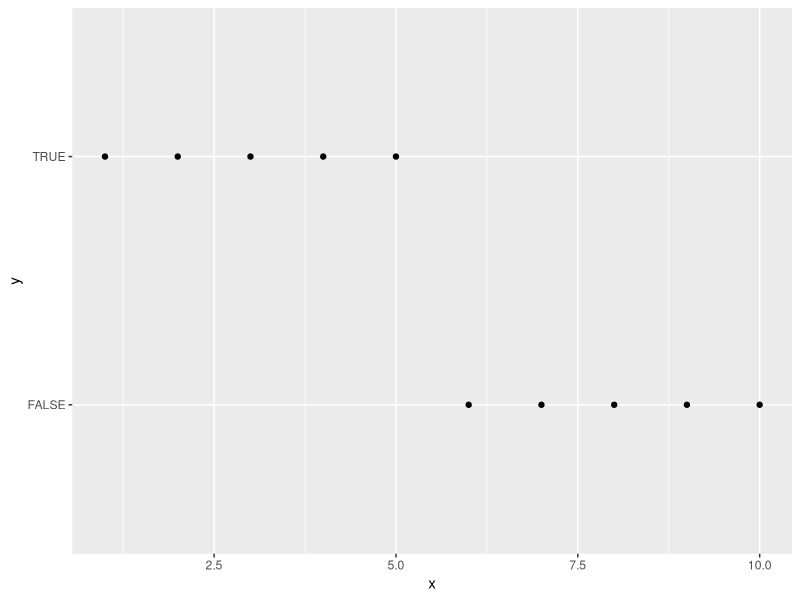

Generate this figure with R:
library(Matrix)
library(MASS)
library(tidyverse)

N = 10

Q = matrix(0, nrow = N, ncol = N)
for(i in 1:(N - 1)) {
  Q[i, i] = 30
  Q[i, i + 1] = -30
}
Q[N, N] = 30
Q[1, N] = 30
Q = Q + t(Q)
H = solve(Q * 1e0)

list(x = 1:N,
     y = mvrnorm(1, rep(0, N), H) > 0.0) %>%
  as.tibble %>%
  ggplot(aes(x, y)) +
  geom_point()

M = 10000
pc = rep(0, N)
for(m in 1:M) {
  pc = pc + (mvrnorm(1, rep(0, N), H) > 0.0) * 1
}
pc = pc / M

i2b = function(i) {
  intToBits(i)[1:N] %>%
    as.integer %>%
    as.vector
}

p = rep(0, N)
for(i in 1:(2^N)) {
  x = i2b(i)
  
  p[i] = exp(-t(x) %*% Q %*% x)
}
p = p / sum(p)

M = 10000
pd = rep(0, N)
for(m in 1:M) {
  pd = pd + i2b(sample(1:(2^N), 1, prob = p))
}
pd = pd / M

map(1:200, ~ i2b(sample(1:(2^N), 1, prob = p))) %>%
  do.call(rbind, .) %>%
  cov

map(1:200, ~ (mvrnorm(1, rep(0, N), H) > 0.0) * 1) %>%
  do.call(rbind, .) %>%
  cov

pd = rep(0, N)
for(i in 1:(2^N)) {
  x = intToBits(i)[1:N] %>%
    as.integer %>%
    as.vector
  
  pd = pd + p[i] * x
}

